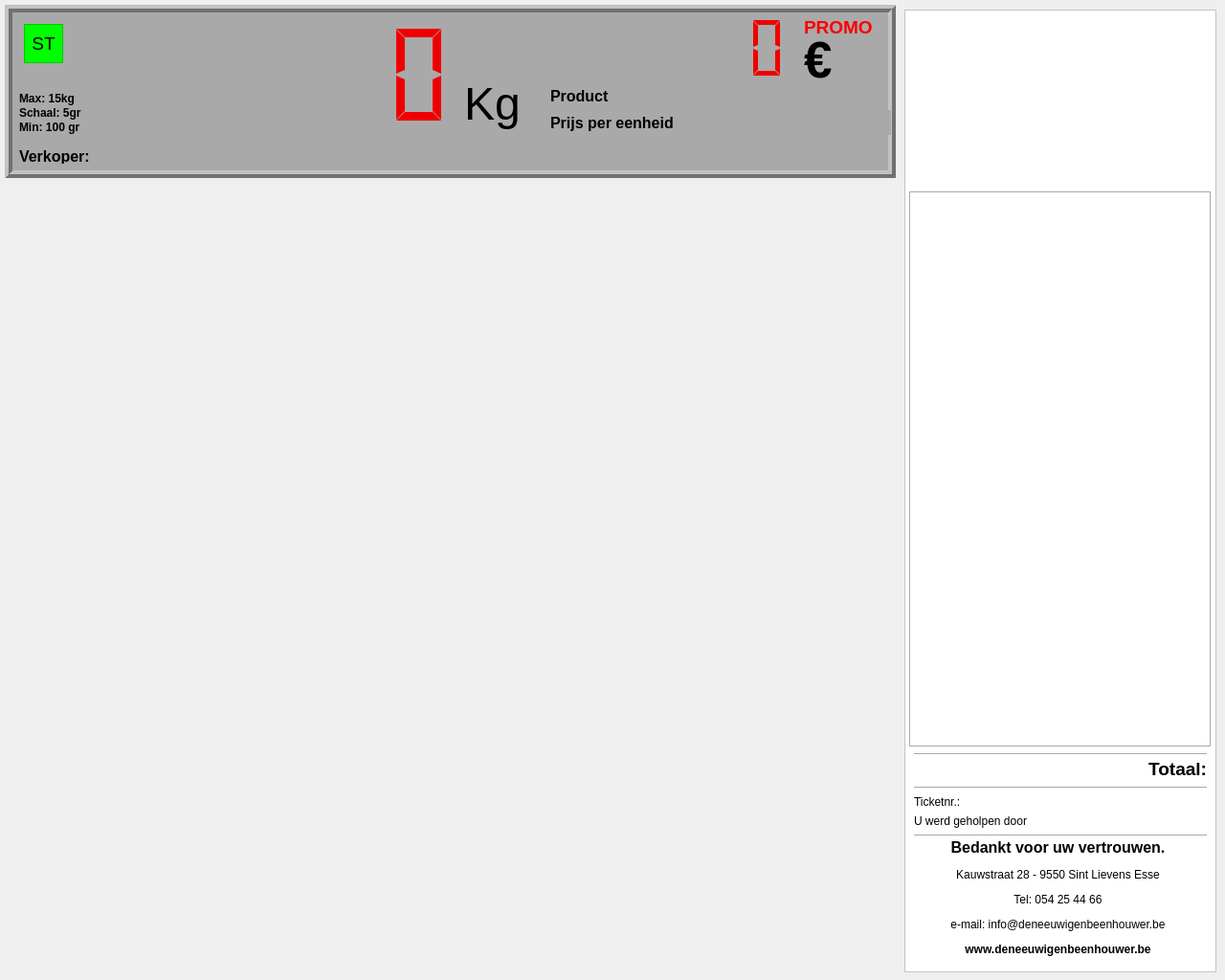
<?xml version="1.0" encoding="UTF-8"?>
<ui version="4.0">
 <class>KlantenScherm</class>
 <widget class="QDialog" name="KlantenScherm">
  <property name="geometry">
   <rect>
    <x>0</x>
    <y>0</y>
    <width>1280</width>
    <height>1024</height>
   </rect>
  </property>
  <property name="windowTitle">
   <string>Dialog</string>
  </property>
  <property name="windowIcon">
   <iconset resource="../resource.qrc">
    <normaloff>:/icons/icons/balance.png</normaloff>:/icons/icons/balance.png</iconset>
  </property>
  <widget class="QFrame" name="frame_2">
   <property name="geometry">
    <rect>
     <x>5</x>
     <y>5</y>
     <width>931</width>
     <height>181</height>
    </rect>
   </property>
   <property name="styleSheet">
    <string notr="true">background-color: rgb(169, 169, 169);</string>
   </property>
   <property name="frameShape">
    <enum>QFrame::Box</enum>
   </property>
   <property name="frameShadow">
    <enum>QFrame::Raised</enum>
   </property>
   <property name="lineWidth">
    <number>4</number>
   </property>
   <widget class="QLCDNumber" name="lcdGewicht">
    <property name="geometry">
     <rect>
      <x>110</x>
      <y>10</y>
      <width>361</width>
      <height>126</height>
     </rect>
    </property>
    <property name="styleSheet">
     <string notr="true">color: rgb(239, 0, 0);</string>
    </property>
    <property name="frameShape">
     <enum>QFrame::NoFrame</enum>
    </property>
    <property name="digitCount">
     <number>6</number>
    </property>
    <property name="segmentStyle">
     <enum>QLCDNumber::Flat</enum>
    </property>
   </widget>
   <widget class="QLabel" name="lbKg">
    <property name="geometry">
     <rect>
      <x>480</x>
      <y>75</y>
      <width>61</width>
      <height>56</height>
     </rect>
    </property>
    <property name="font">
     <font>
      <pointsize>36</pointsize>
      <weight>50</weight>
      <bold>false</bold>
     </font>
    </property>
    <property name="text">
     <string>Kg</string>
    </property>
   </widget>
   <widget class="QFrame" name="frmStable">
    <property name="geometry">
     <rect>
      <x>20</x>
      <y>20</y>
      <width>41</width>
      <height>41</height>
     </rect>
    </property>
    <property name="styleSheet">
     <string notr="true">background-color: rgb(0, 255, 0);
</string>
    </property>
    <property name="frameShape">
     <enum>QFrame::StyledPanel</enum>
    </property>
    <property name="frameShadow">
     <enum>QFrame::Raised</enum>
    </property>
    <widget class="QLabel" name="lbStatus">
     <property name="geometry">
      <rect>
       <x>5</x>
       <y>5</y>
       <width>31</width>
       <height>31</height>
      </rect>
     </property>
     <property name="font">
      <font>
       <pointsize>14</pointsize>
      </font>
     </property>
     <property name="text">
      <string>ST</string>
     </property>
     <property name="alignment">
      <set>Qt::AlignCenter</set>
     </property>
    </widget>
   </widget>
   <widget class="QLabel" name="lbMax">
    <property name="geometry">
     <rect>
      <x>15</x>
      <y>90</y>
      <width>81</width>
      <height>16</height>
     </rect>
    </property>
    <property name="font">
     <font>
      <weight>75</weight>
      <bold>true</bold>
     </font>
    </property>
    <property name="text">
     <string>Max: 15kg</string>
    </property>
   </widget>
   <widget class="QLabel" name="lbMin">
    <property name="geometry">
     <rect>
      <x>15</x>
      <y>120</y>
      <width>91</width>
      <height>16</height>
     </rect>
    </property>
    <property name="font">
     <font>
      <weight>75</weight>
      <bold>true</bold>
     </font>
    </property>
    <property name="text">
     <string>Min: 100 gr</string>
    </property>
   </widget>
   <widget class="QLabel" name="lbMax_3">
    <property name="geometry">
     <rect>
      <x>15</x>
      <y>105</y>
      <width>91</width>
      <height>16</height>
     </rect>
    </property>
    <property name="font">
     <font>
      <weight>75</weight>
      <bold>true</bold>
     </font>
    </property>
    <property name="text">
     <string>Schaal: 5gr</string>
    </property>
   </widget>
   <widget class="QLabel" name="lbProduct">
    <property name="geometry">
     <rect>
      <x>570</x>
      <y>80</y>
      <width>351</width>
      <height>31</height>
     </rect>
    </property>
    <property name="font">
     <font>
      <pointsize>12</pointsize>
      <weight>75</weight>
      <bold>true</bold>
     </font>
    </property>
    <property name="text">
     <string>Product</string>
    </property>
   </widget>
   <widget class="QLabel" name="lbPrijspereenheid">
    <property name="geometry">
     <rect>
      <x>570</x>
      <y>110</y>
      <width>356</width>
      <height>26</height>
     </rect>
    </property>
    <property name="font">
     <font>
      <pointsize>12</pointsize>
      <weight>75</weight>
      <bold>true</bold>
     </font>
    </property>
    <property name="text">
     <string>Prijs per eenheid</string>
    </property>
   </widget>
   <widget class="QLCDNumber" name="lcdPrijs">
    <property name="geometry">
     <rect>
      <x>490</x>
      <y>10</y>
      <width>341</width>
      <height>71</height>
     </rect>
    </property>
    <property name="styleSheet">
     <string notr="true">color: rgb(239, 0, 0);</string>
    </property>
    <property name="frameShape">
     <enum>QFrame::NoFrame</enum>
    </property>
    <property name="digitCount">
     <number>9</number>
    </property>
    <property name="segmentStyle">
     <enum>QLCDNumber::Flat</enum>
    </property>
   </widget>
   <widget class="QLabel" name="lbEuro">
    <property name="geometry">
     <rect>
      <x>835</x>
      <y>35</y>
      <width>61</width>
      <height>46</height>
     </rect>
    </property>
    <property name="font">
     <font>
      <pointsize>40</pointsize>
      <weight>75</weight>
      <bold>true</bold>
     </font>
    </property>
    <property name="text">
     <string>€</string>
    </property>
   </widget>
   <widget class="QLabel" name="lbPromo">
    <property name="geometry">
     <rect>
      <x>835</x>
      <y>15</y>
      <width>86</width>
      <height>16</height>
     </rect>
    </property>
    <property name="font">
     <font>
      <pointsize>14</pointsize>
      <weight>75</weight>
      <bold>true</bold>
     </font>
    </property>
    <property name="styleSheet">
     <string notr="true">color: rgb(255, 0, 0);</string>
    </property>
    <property name="text">
     <string>PROMO</string>
    </property>
   </widget>
   <widget class="QLabel" name="lbVerkoperNaam">
    <property name="geometry">
     <rect>
      <x>15</x>
      <y>150</y>
      <width>791</width>
      <height>16</height>
     </rect>
    </property>
    <property name="font">
     <font>
      <pointsize>12</pointsize>
      <weight>75</weight>
      <bold>true</bold>
     </font>
    </property>
    <property name="text">
     <string>Verkoper:</string>
    </property>
   </widget>
  </widget>
  <widget class="QFrame" name="frame">
   <property name="geometry">
    <rect>
     <x>945</x>
     <y>10</y>
     <width>326</width>
     <height>1006</height>
    </rect>
   </property>
   <property name="styleSheet">
    <string notr="true">background-color: rgb(255, 255, 255);</string>
   </property>
   <property name="frameShape">
    <enum>QFrame::StyledPanel</enum>
   </property>
   <property name="frameShadow">
    <enum>QFrame::Raised</enum>
   </property>
   <widget class="QLabel" name="lbLogo">
    <property name="geometry">
     <rect>
      <x>35</x>
      <y>5</y>
      <width>251</width>
      <height>206</height>
     </rect>
    </property>
    <property name="text">
     <string/>
    </property>
    <property name="pixmap">
     <pixmap resource="../resource.qrc">:/icons/icons/Logo.png</pixmap>
    </property>
    <property name="scaledContents">
     <bool>true</bool>
    </property>
   </widget>
   <widget class="QListWidget" name="lstwTicket">
    <property name="geometry">
     <rect>
      <x>5</x>
      <y>190</y>
      <width>316</width>
      <height>581</height>
     </rect>
    </property>
    <property name="frameShape">
     <enum>QFrame::Box</enum>
    </property>
   </widget>
   <widget class="QLabel" name="lbTicketNr">
    <property name="geometry">
     <rect>
      <x>10</x>
      <y>820</y>
      <width>301</width>
      <height>16</height>
     </rect>
    </property>
    <property name="text">
     <string>Ticketnr.:</string>
    </property>
   </widget>
   <widget class="QLabel" name="lbGeholpen">
    <property name="geometry">
     <rect>
      <x>10</x>
      <y>840</y>
      <width>241</width>
      <height>16</height>
     </rect>
    </property>
    <property name="text">
     <string>U werd geholpen door</string>
    </property>
   </widget>
   <widget class="QLabel" name="lbToaal">
    <property name="geometry">
     <rect>
      <x>20</x>
      <y>775</y>
      <width>296</width>
      <height>36</height>
     </rect>
    </property>
    <property name="sizePolicy">
     <sizepolicy hsizetype="Preferred" vsizetype="Preferred">
      <horstretch>10</horstretch>
      <verstretch>10</verstretch>
     </sizepolicy>
    </property>
    <property name="font">
     <font>
      <pointsize>14</pointsize>
      <weight>75</weight>
      <bold>true</bold>
     </font>
    </property>
    <property name="text">
     <string>Totaal:</string>
    </property>
    <property name="alignment">
     <set>Qt::AlignRight|Qt::AlignTrailing|Qt::AlignVCenter</set>
    </property>
   </widget>
   <widget class="Line" name="line">
    <property name="geometry">
     <rect>
      <x>10</x>
      <y>770</y>
      <width>306</width>
      <height>16</height>
     </rect>
    </property>
    <property name="orientation">
     <enum>Qt::Horizontal</enum>
    </property>
   </widget>
   <widget class="Line" name="line_2">
    <property name="geometry">
     <rect>
      <x>10</x>
      <y>805</y>
      <width>306</width>
      <height>16</height>
     </rect>
    </property>
    <property name="orientation">
     <enum>Qt::Horizontal</enum>
    </property>
   </widget>
   <widget class="Line" name="line_3">
    <property name="geometry">
     <rect>
      <x>10</x>
      <y>855</y>
      <width>306</width>
      <height>16</height>
     </rect>
    </property>
    <property name="orientation">
     <enum>Qt::Horizontal</enum>
    </property>
   </widget>
   <widget class="QLabel" name="label">
    <property name="geometry">
     <rect>
      <x>15</x>
      <y>865</y>
      <width>291</width>
      <height>126</height>
     </rect>
    </property>
    <property name="text">
     <string>&lt;html&gt;&lt;head/&gt;&lt;body&gt;&lt;p align=&quot;center&quot;&gt;&lt;span style=&quot; font-size:12pt; font-weight:600;&quot;&gt;Bedankt voor uw vertrouwen.&lt;/span&gt;&lt;/p&gt;&lt;p align=&quot;center&quot;&gt;Kauwstraat 28 - 9550 Sint Lievens Esse&lt;/p&gt;&lt;p align=&quot;center&quot;&gt;Tel: 054 25 44 66&lt;/p&gt;&lt;p align=&quot;center&quot;&gt;e-mail: info@deneeuwigenbeenhouwer.be&lt;/p&gt;&lt;p align=&quot;center&quot;&gt;&lt;span style=&quot; font-weight:600;&quot;&gt;www.deneeuwigenbeenhouwer.be&lt;/span&gt;&lt;/p&gt;&lt;/body&gt;&lt;/html&gt;</string>
    </property>
    <property name="alignment">
     <set>Qt::AlignCenter</set>
    </property>
   </widget>
  </widget>
  <widget class="QLabel" name="lbPix_2">
   <property name="geometry">
    <rect>
     <x>10</x>
     <y>195</y>
     <width>925</width>
     <height>820</height>
    </rect>
   </property>
   <property name="styleSheet">
    <string notr="true"/>
   </property>
   <property name="text">
    <string/>
   </property>
   <property name="pixmap">
    <pixmap resource="../resource.qrc">:/icons/icons/Logo.png</pixmap>
   </property>
   <property name="scaledContents">
    <bool>true</bool>
   </property>
   <property name="alignment">
    <set>Qt::AlignCenter</set>
   </property>
  </widget>
  <widget class="QLabel" name="lbPix_1">
   <property name="geometry">
    <rect>
     <x>10</x>
     <y>195</y>
     <width>925</width>
     <height>820</height>
    </rect>
   </property>
   <property name="styleSheet">
    <string notr="true"/>
   </property>
   <property name="text">
    <string/>
   </property>
   <property name="scaledContents">
    <bool>true</bool>
   </property>
   <property name="alignment">
    <set>Qt::AlignCenter</set>
   </property>
  </widget>
 </widget>
 <resources>
  <include location="../resource.qrc"/>
 </resources>
 <connections/>
</ui>
